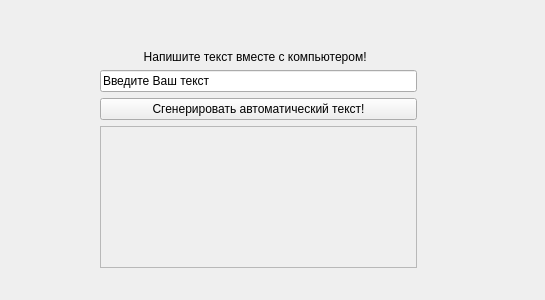
<?xml version="1.0" encoding="UTF-8"?>
<ui version="4.0">
 <class>writeForm</class>
 <widget class="QWidget" name="writeForm">
  <property name="geometry">
   <rect>
    <x>0</x>
    <y>0</y>
    <width>545</width>
    <height>300</height>
   </rect>
  </property>
  <property name="windowTitle">
   <string>Form</string>
  </property>
  <widget class="QWidget" name="gridLayoutWidget">
   <property name="geometry">
    <rect>
     <x>60</x>
     <y>50</y>
     <width>397</width>
     <height>218</height>
    </rect>
   </property>
   <layout class="QGridLayout" name="outerLayout">
    <item row="5" column="1">
     <layout class="QGridLayout" name="fieldLayout">
      <item row="0" column="0">
       <widget class="QLineEdit" name="textLineEdit">
        <property name="text">
         <string>Введите Ваш текст</string>
        </property>
       </widget>
      </item>
      <item row="1" column="0">
       <widget class="QPushButton" name="generatePushButton">
        <property name="text">
         <string>Сгенерировать автоматический текст!</string>
        </property>
       </widget>
      </item>
      <item row="2" column="0">
       <widget class="QScrollArea" name="computerTextScrollArea">
        <property name="widgetResizable">
         <bool>true</bool>
        </property>
        <widget class="QWidget" name="scrollAreaWidgetContents">
         <property name="geometry">
          <rect>
           <x>0</x>
           <y>0</y>
           <width>299</width>
           <height>138</height>
          </rect>
         </property>
        </widget>
       </widget>
      </item>
     </layout>
    </item>
    <item row="4" column="1">
     <widget class="QLabel" name="titleLabel">
      <property name="text">
       <string>Напишите текст вместе с компьютером!  </string>
      </property>
      <property name="alignment">
       <set>Qt::AlignCenter</set>
      </property>
     </widget>
    </item>
    <item row="5" column="2">
     <spacer name="rightSpacer">
      <property name="orientation">
       <enum>Qt::Horizontal</enum>
      </property>
      <property name="sizeType">
       <enum>QSizePolicy::Fixed</enum>
      </property>
      <property name="sizeHint" stdset="0">
       <size>
        <width>40</width>
        <height>20</height>
       </size>
      </property>
     </spacer>
    </item>
    <item row="5" column="0">
     <spacer name="leftSpacer">
      <property name="orientation">
       <enum>Qt::Horizontal</enum>
      </property>
      <property name="sizeType">
       <enum>QSizePolicy::Fixed</enum>
      </property>
      <property name="sizeHint" stdset="0">
       <size>
        <width>40</width>
        <height>20</height>
       </size>
      </property>
     </spacer>
    </item>
   </layout>
  </widget>
  <zorder>gridLayoutWidget</zorder>
  <zorder>label_2</zorder>
 </widget>
 <resources/>
 <connections/>
</ui>
